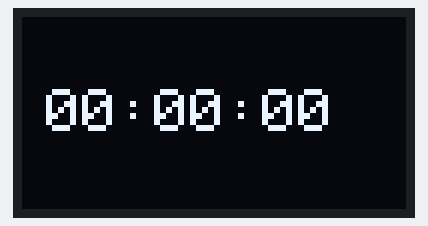
This program was run on a simulated Arduino Nano, built with avr-gcc and run on an emulated ATmega328P. Shown: 128×64 one-colour display.

Above: at 0.1 s.
At 4.1 s:
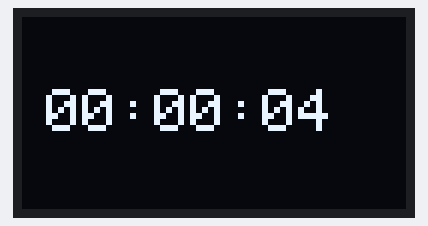
At 9.1 s:
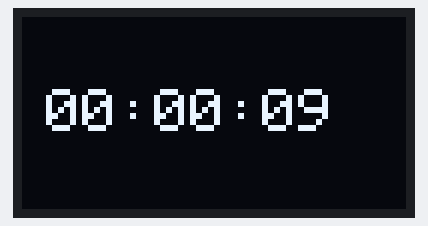
At 19.1 s:
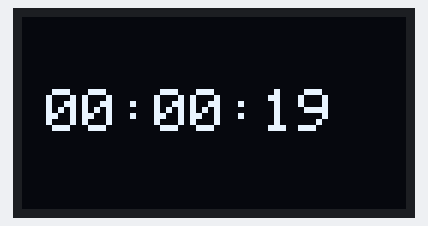
At 28.1 s:
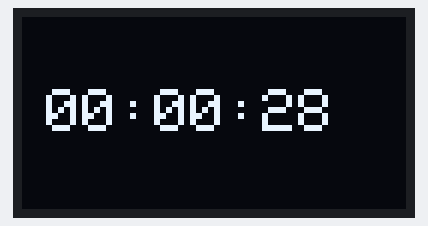
At 38.1 s:
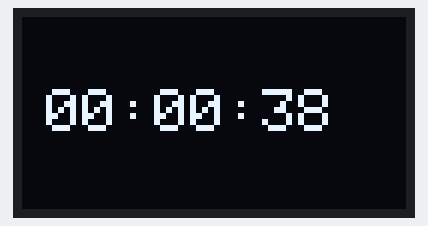

The program:

main.cpp
```cpp
#include <Arduino.h>

#include "DisplayController.h"
#include "TimerController.h"

namespace {
DisplayController displayController;
TimerController timerController(displayController);
}

void setup() {
  Serial.begin(115200);

  displayController.begin();
  timerController.begin();
}

void loop() {
  timerController.update();
}
```

DisplayController.h
```cpp
#pragma once

#include <Adafruit_SSD1306.h>

class DisplayController {
public:
  DisplayController();

  void begin();
  bool isReady() const;
  void showWelcomeMessage();
  void showClock(const char* text);

private:
  void renderText(const char* text, uint8_t textSize, int16_t x, int16_t y);

  static constexpr uint8_t kScreenWidth = 128;
  static constexpr uint8_t kScreenHeight = 64;
  static constexpr int8_t kOledResetPin = -1;
  static constexpr uint8_t kOledAddress = 0x3C;

  Adafruit_SSD1306 display_;
  bool isInitialized_ = false;
};
```

TimerController.h
```cpp
#pragma once

#include <Arduino.h>

class DisplayController;

class TimerController {
public:
  explicit TimerController(DisplayController& displayController);

  void begin();
  void update();

private:
  void renderCurrentTime();
  void formatClock(char* buffer, size_t bufferSize, unsigned long totalSeconds) const;

  static constexpr unsigned long kIntervalMs = 1000;
  static constexpr size_t kClockBufferSize = 16;

  DisplayController& displayController_;
  unsigned long nextTickAtMs_ = 0;
  unsigned long elapsedSeconds_ = 0;
  bool isRunning_ = false;
};
```

DisplayController.cpp
```cpp
#include "DisplayController.h"

#include <Wire.h>

namespace {
constexpr char kWelcomeMessage[] = "Welcome!";
}

DisplayController::DisplayController()
    : display_(kScreenWidth, kScreenHeight, &Wire, kOledResetPin) {
}

void DisplayController::begin() {
  Wire.begin();

  isInitialized_ = display_.begin(SSD1306_SWITCHCAPVCC, kOledAddress);

  if (!isInitialized_) {
    return;
  }

  showWelcomeMessage();
}

bool DisplayController::isReady() const {
  return isInitialized_;
}

void DisplayController::showWelcomeMessage() {
  renderText(kWelcomeMessage, 2.5, 12, 24);
}

void DisplayController::showClock(const char* text) {
  renderText(text, 2.5, 8, 24);
}

void DisplayController::renderText(const char* text, uint8_t textSize, int16_t x,
                                   int16_t y) {
  if (!isInitialized_) {
    return;
  }

  display_.clearDisplay();
  display_.setTextSize(textSize);
  display_.setTextColor(SSD1306_WHITE);
  display_.setCursor(x, y);
  display_.println(text);
  display_.display();
}
```

TimerController.cpp
```cpp
#include "TimerController.h"

#include "DisplayController.h"

#include <stdio.h>

TimerController::TimerController(DisplayController& displayController)
    : displayController_(displayController) {
}

void TimerController::begin() {
  elapsedSeconds_ = 0;
  nextTickAtMs_ = millis() + kIntervalMs;
  isRunning_ = true;

  renderCurrentTime();
}

void TimerController::update() {
  if (!isRunning_) {
    return;
  }

  const unsigned long now = millis();

  if (static_cast<long>(now - nextTickAtMs_) < 0) {
    return;
  }

  // Catch up cleanly if loop work ever delays the exact second boundary.
  do {
    ++elapsedSeconds_;
    nextTickAtMs_ += kIntervalMs;
  } while (static_cast<long>(now - nextTickAtMs_) >= 0);

  renderCurrentTime();
}

void TimerController::renderCurrentTime() {
  char buffer[kClockBufferSize];

  formatClock(buffer, sizeof(buffer), elapsedSeconds_);
  displayController_.showClock(buffer);
}

void TimerController::formatClock(char* buffer, size_t bufferSize,
                                  unsigned long totalSeconds) const {
  const unsigned long hours = totalSeconds / 3600;
  const unsigned long minutes = (totalSeconds % 3600) / 60;
  const unsigned long seconds = totalSeconds % 60;

  snprintf(buffer, bufferSize, "%02lu:%02lu:%02lu", hours, minutes, seconds);
}
```

Measured:
- what the display in image 0 shows lasts 1.0 s, from 0.1 s to 1.1 s
